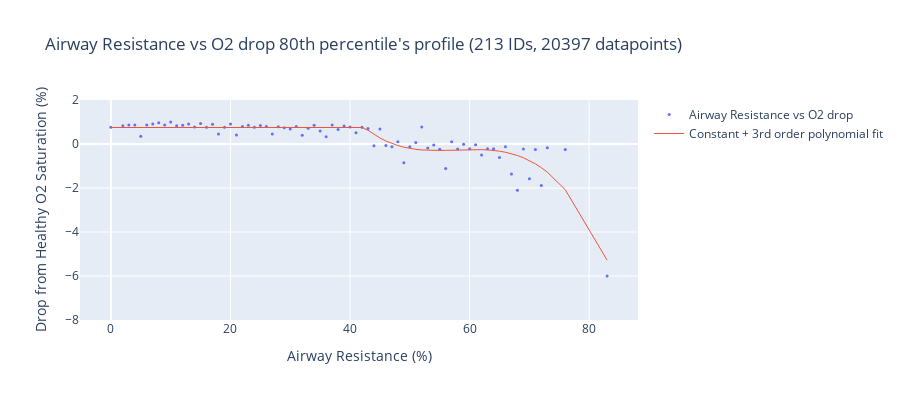
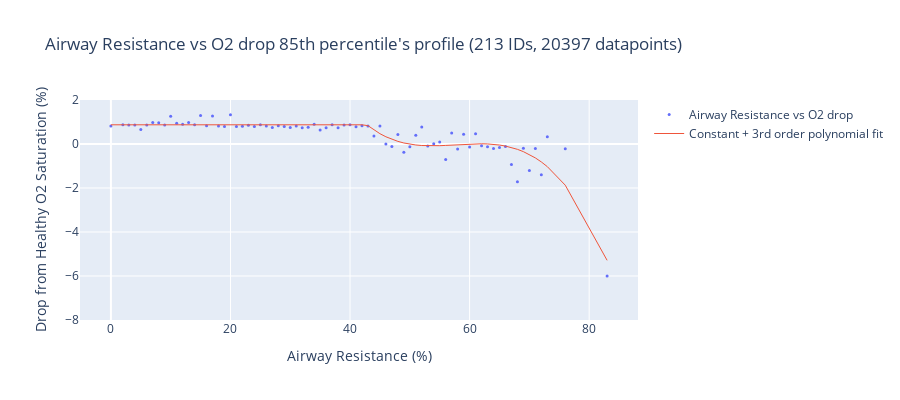
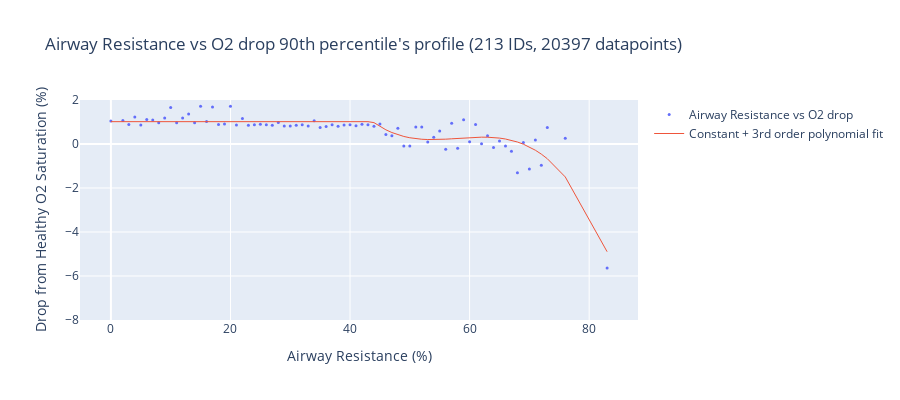

Here is the notebook cell these charts were saved with, in order:
### Markdown cell above
### Compute and interpolate factor profile

### Code cell
# Group by Airway Resistance and take 80th percentile of O2 Sat / Healthy O2 Sat if there are more than 50 observations
def rmax_airway_resistance(df_for_AR, percentile=80):
    # return np.percentile(
    #     df_for_AR["Drop from Healthy O2 Saturation (%)"], percentile
    # ), len(df_for_AR)
    # Take data between 80 and 90th percentile
    return np.percentile(
        df_for_AR["Drop from Healthy O2 Saturation (%)"],
        range(percentile - 5, percentile + 5),
    ).mean(), len(df_for_AR)


def fit_factor_profile(df_to_fit):
    x_data = df_to_fit["Airway Resistance (%)"].values
    y_data = df_to_fit["Drop from Healthy O2 Saturation (%)"].values

    # Piecewise fit (constant + polynomial)
    def func(x, x0, y0, k1, k2, k3):
        # x0 = 43
        # y0 = df_to_fit[df_to_fit["Airway Resistance (%)"] < x0][
        #     "Drop from Healthy O2 Saturation (%)"
        # ].mean()

        return np.piecewise(
            x,
            [x <= x0],
            [
                lambda x: y0,
                lambda x: k1 * np.power((x - x0), 3) + k2 * np.power((x - x0), 2)
                # + k3 * (x - x0)
                + y0,
            ],
        )

    # def objective(params, x, y):
    #     return np.sum((func(x, *params) - y)**2)

    # Enforce monotonicity constraint
    # constraints = ({'type': 'ineq', 'fun': lambda params: np.diff(func(x_data, *params))})

    # Initial guess for parameters
    # initial_guess = [4.34232599e+01, 8.92599726e-01, -3.60069643e-04, 1.56798589e-02, -2.12605357e-01]

    # # Minimize the objective function with the constraint
    # result = minimize(objective, initial_guess, args=(x_data, y_data), constraints=constraints)
    # parameters = result.x

    parameters, covariance = curve_fit(
        func,
        df_to_fit["Airway Resistance (%)"].values,
        df_to_fit["Drop from Healthy O2 Saturation (%)"].values,
    )
    print(f"Parameters: {parameters}")
    df_to_fit["Piecewise fit"] = func(x_data, *parameters)

    # Spline fit
    ## Base value for smoothing parameter
    s = df_to_fit.shape[0] - np.sqrt(2 * df_to_fit.shape[0])
    print(f"Smoothing parameter: {s}")
    ### Create a spline representation of the curve
    ### tck-tuple: (t,c,k) containing the vector of knots, the B-spline coefficients, and the degree of the spline.
    tck = splrep(
        x_data,
        y_data,
        s=0,
    )
    ### Evalute the spline repr on a new set of points
    df_to_fit["Spline"] = BSpline(*tck)(df_to_fit["Airway Resistance (%)"])
    return df_to_fit


for percentile in [80, 85, 90]:  # range(60, 90, 5):
    rmax_AW_O2Sat = df.groupby(["Airway Resistance (%)"]).apply(
        lambda x: rmax_airway_resistance(x, percentile)
    )
    # Unstack rmax_AR_O2Sat tuples into 2 columns
    rmax_AW_O2Sat = (
        rmax_AW_O2Sat.apply(pd.Series)
        .rename(columns={0: "Drop from Healthy O2 Saturation (%)", 1: "n datapoints"})
        .reset_index()
    )
    # Add column for >50 datapoints
    rmax_AW_O2Sat[">50 datapoints"] = rmax_AW_O2Sat["n datapoints"] > 50
    # Mask for >50 datapoints
    rmax_AW_O2Sat_plot = fit_factor_profile(
        rmax_AW_O2Sat[rmax_AW_O2Sat[">50 datapoints"]].copy()
    )

    # PLot rmax_AW_O2Sat
    title = f"Airway Resistance vs O2 drop {percentile}th percentile's profile ({df.ID.nunique()} IDs, {len(df)} datapoints)"
    fig = go.Figure()
    fig.add_trace(
        go.Scatter(
            x=rmax_AW_O2Sat_plot["Airway Resistance (%)"],
            y=rmax_AW_O2Sat_plot["Drop from Healthy O2 Saturation (%)"],
            mode="markers",
            name="Airway Resistance vs O2 drop",
        )
    )
    # fig.add_trace(
    #     go.Scatter(
    #         x=rmax_AW_O2Sat_plot["Airway Resistance (%)"],
    #         y=rmax_AW_O2Sat_plot["Spline"],
    #         mode="lines",
    #         name="Spline",
    #     )
    # )
    fig.add_trace(
        go.Scatter(
            x=rmax_AW_O2Sat_plot["Airway Resistance (%)"],
            y=rmax_AW_O2Sat_plot["Piecewise fit"],
            mode="lines",
            name="Constant + 3rd order polynomial fit",
        )
    )
    fig.update_traces(line=dict(width=1), marker=dict(size=3))
    fig.update_yaxes(range=[-8, 2], title="Drop from Healthy O2 Saturation (%)")
    fig.update_xaxes(title="Airway Resistance (%)")
    fig.update_layout(title=title, height=400)
    fig.show()
    # Save to file
    fig.write_image(
        f"{plotsdir}Airway Resistance vs O2 drop {percentile}th percentile's profile.pdf",
        width=1000,
        height=400,
    )

### Figure 1 — Plotly figure (JSON) as saved in the notebook; plotly's stock layout.template omitted (floating-point values rounded to 4 significant figures)
{"data": [{"line": {"width": 1}, "marker": {"size": 3}, "mode": "markers", "name": "Airway Resistance vs O2 drop", "type": "scatter", "x": [0, 2, 3, 4, 5, 6, 7.0, 8, 9, 10, 11, 12, 13, 14.0, 15, 16, 17, 18, 19, 20, 21, 22, 23, 24, 25, 26, 27, 28.0, 29.0, 30, 31, 32, 33, 34, 35, 36, 37, 38, 39, 40, 41, 42, 43, 44, 45, 46, 47, 48, 49, 50, 51, 52, 53, 54, 55.0, 56.0, 57.0, 58.0, 59, 60, 61, 62, 63, 64, 65, 66, 67, 68, 69, 70, 71, 72, 73, 76, 83], "y": [0.7656, 0.8299, 0.86, 0.8619, 0.3469, 0.86, 0.9059, 0.9603, 0.86, 0.9965, 0.8332, 0.8564, 0.9084, 0.7703, 0.9283, 0.7633, 0.9032, 0.4599, 0.7615, 0.9108, 0.4056, 0.7973, 0.8493, 0.7563, 0.8384, 0.7935, 0.4575, 0.7845, 0.7331, 0.687, 0.8007, 0.3929, 0.7125, 0.8538, 0.5858, 0.33, 0.8661, 0.661, 0.8166, 0.7677, 0.5076, 0.7591, 0.7004, -0.07987, 0.6803, -0.07292, -0.1275, 0.1003, -0.8571, -0.13, 0.06972, 0.774, -0.1828, -0.04328, -0.2341, -1.11, 0.1046, -0.226, -0.01673, -0.2153, -0.03382, -0.5022, -0.2161, -0.215, -0.612, -0.125, -1.358, -2.101, -0.2227, -1.579, -0.2511, -1.883, -0.1713, -0.2511, -6.002]}, {"line": {"width": 1}, "marker": {"size": 3}, "mode": "lines", "name": "Constant + 3rd order polynomial fit", "type": "scatter", "x": [0, 2, 3, 4, 5, 6, 7.0, 8, 9, 10, 11, 12, 13, 14.0, 15, 16, 17, 18, 19, 20, 21, 22, 23, 24, 25, 26, 27, 28.0, 29.0, 30, 31, 32, 33, 34, 35, 36, 37, 38, 39, 40, 41, 42, 43, 44, 45, 46, 47, 48, 49, 50, 51, 52, 53, 54, 55.0, 56.0, 57.0, 58.0, 59, 60, 61, 62, 63, 64, 65, 66, 67, 68, 69, 70, 71, 72, 73, 76, 83], "y": [0.75, 0.75, 0.75, 0.75, 0.75, 0.75, 0.75, 0.75, 0.75, 0.75, 0.75, 0.75, 0.75, 0.75, 0.75, 0.75, 0.75, 0.75, 0.75, 0.75, 0.75, 0.75, 0.75, 0.75, 0.75, 0.75, 0.75, 0.75, 0.75, 0.75, 0.75, 0.75, 0.75, 0.75, 0.75, 0.75, 0.75, 0.75, 0.75, 0.75, 0.75, 0.75, 0.6245, 0.4357, 0.2739, 0.137, 0.02313, -0.0697, -0.1434, -0.2001, -0.2415, -0.2697, -0.2867, -0.2944, -0.2948, -0.2897, -0.2813, -0.2714, -0.262, -0.2551, -0.2526, -0.2564, -0.2686, -0.2911, -0.3258, -0.3748, -0.4399, -0.5232, -0.6265, -0.7519, -0.9013, -1.077, -1.28, -2.077, -5.279]}], "layout": {"height": 400, "title": {"text": "Airway Resistance vs O2 drop 80th percentile's profile (213 IDs, 20397 datapoints)"}, "xaxis": {"title": {"text": "Airway Resistance (%)"}}, "yaxis": {"range": [-8, 2], "title": {"text": "Drop from Healthy O2 Saturation (%)"}}}}

### Figure 2 — Plotly figure (JSON) as saved in the notebook; plotly's stock layout.template omitted (floating-point values rounded to 4 significant figures)
{"data": [{"line": {"width": 1}, "marker": {"size": 3}, "mode": "markers", "name": "Airway Resistance vs O2 drop", "type": "scatter", "x": [0, 2, 3, 4, 5, 6, 7.0, 8, 9, 10, 11, 12, 13, 14.0, 15, 16, 17, 18, 19, 20, 21, 22, 23, 24, 25, 26, 27, 28.0, 29.0, 30, 31, 32, 33, 34, 35, 36, 37, 38, 39, 40, 41, 42, 43, 44, 45, 46, 47, 48, 49, 50, 51, 52, 53, 54, 55.0, 56.0, 57.0, 58.0, 59, 60, 61, 62, 63, 64, 65, 66, 67, 68, 69, 70, 71, 72, 73, 76, 83], "y": [0.815, 0.8722, 0.86, 0.8627, 0.657, 0.8602, 0.9827, 0.9603, 0.8664, 1.264, 0.9453, 0.902, 0.9799, 0.87, 1.298, 0.8307, 1.271, 0.8231, 0.793, 1.329, 0.7966, 0.8112, 0.8493, 0.7904, 0.8722, 0.8192, 0.7509, 0.8297, 0.7991, 0.7462, 0.8186, 0.742, 0.7644, 0.8958, 0.6332, 0.7349, 0.8714, 0.7389, 0.8594, 0.8725, 0.7803, 0.8254, 0.8195, 0.3606, 0.8146, -0.003747, -0.113, 0.4329, -0.3755, -0.1267, 0.3987, 0.774, -0.08985, 0.01619, 0.09427, -0.7071, 0.4978, -0.226, 0.4488, -0.1388, 0.4662, -0.07739, -0.1289, -0.2015, -0.1609, -0.1124, -0.9309, -1.719, -0.1883, -1.207, -0.2003, -1.402, 0.3287, -0.2145, -6.002]}, {"line": {"width": 1}, "marker": {"size": 3}, "mode": "lines", "name": "Constant + 3rd order polynomial fit", "type": "scatter", "x": [0, 2, 3, 4, 5, 6, 7.0, 8, 9, 10, 11, 12, 13, 14.0, 15, 16, 17, 18, 19, 20, 21, 22, 23, 24, 25, 26, 27, 28.0, 29.0, 30, 31, 32, 33, 34, 35, 36, 37, 38, 39, 40, 41, 42, 43, 44, 45, 46, 47, 48, 49, 50, 51, 52, 53, 54, 55.0, 56.0, 57.0, 58.0, 59, 60, 61, 62, 63, 64, 65, 66, 67, 68, 69, 70, 71, 72, 73, 76, 83], "y": [0.8725, 0.8725, 0.8725, 0.8725, 0.8725, 0.8725, 0.8725, 0.8725, 0.8725, 0.8725, 0.8725, 0.8725, 0.8725, 0.8725, 0.8725, 0.8725, 0.8725, 0.8725, 0.8725, 0.8725, 0.8725, 0.8725, 0.8725, 0.8725, 0.8725, 0.8725, 0.8725, 0.8725, 0.8725, 0.8725, 0.8725, 0.8725, 0.8725, 0.8725, 0.8725, 0.8725, 0.8725, 0.8725, 0.8725, 0.8725, 0.8725, 0.8725, 0.833, 0.6366, 0.4692, 0.3286, 0.2128, 0.1197, 0.04701, -0.007232, -0.04517, -0.06892, -0.0806, -0.0823, -0.07615, -0.06426, -0.04874, -0.0317, -0.01524, -0.001491, 0.007447, 0.00946, 0.002437, -0.01573, -0.04716, -0.09396, -0.1582, -0.2421, -0.3477, -0.4771, -0.6324, -0.8158, -1.029, -1.872, -5.287]}], "layout": {"height": 400, "title": {"text": "Airway Resistance vs O2 drop 85th percentile's profile (213 IDs, 20397 datapoints)"}, "xaxis": {"title": {"text": "Airway Resistance (%)"}}, "yaxis": {"range": [-8, 2], "title": {"text": "Drop from Healthy O2 Saturation (%)"}}}}

### Figure 3 — Plotly figure (JSON) as saved in the notebook; plotly's stock layout.template omitted (floating-point values rounded to 4 significant figures)
{"data": [{"line": {"width": 1}, "marker": {"size": 3}, "mode": "markers", "name": "Airway Resistance vs O2 drop", "type": "scatter", "x": [0, 2, 3, 4, 5, 6, 7.0, 8, 9, 10, 11, 12, 13, 14.0, 15, 16, 17, 18, 19, 20, 21, 22, 23, 24, 25, 26, 27, 28.0, 29.0, 30, 31, 32, 33, 34, 35, 36, 37, 38, 39, 40, 41, 42, 43, 44, 45, 46, 47, 48, 49, 50, 51, 52, 53, 54, 55.0, 56.0, 57.0, 58.0, 59, 60, 61, 62, 63, 64, 65, 66, 67, 68, 69, 70, 71, 72, 73, 76, 83], "y": [1.049, 1.069, 0.888, 1.225, 0.8648, 1.11, 1.092, 0.9603, 1.185, 1.656, 0.9603, 1.186, 1.364, 0.9603, 1.721, 1.025, 1.686, 0.8817, 0.9046, 1.717, 0.8683, 1.16, 0.8507, 0.8732, 0.8929, 0.8789, 0.8516, 0.9828, 0.8237, 0.8152, 0.8548, 0.8782, 0.8226, 1.053, 0.7457, 0.8007, 0.8752, 0.8032, 0.8631, 0.875, 0.8286, 0.8959, 0.875, 0.8066, 0.9064, 0.4322, 0.3732, 0.7108, -0.09436, -0.09529, 0.7671, 0.774, 0.09191, 0.3107, 0.5952, -0.2366, 0.9466, -0.1891, 1.103, 0.09673, 0.887, 0.01054, 0.3752, -0.1561, 0.1369, -0.08859, -0.3244, -1.304, 0.07081, -1.133, 0.1825, -0.9705, 0.7489, 0.2592, -5.642]}, {"line": {"width": 1}, "marker": {"size": 3}, "mode": "lines", "name": "Constant + 3rd order polynomial fit", "type": "scatter", "x": [0, 2, 3, 4, 5, 6, 7.0, 8, 9, 10, 11, 12, 13, 14.0, 15, 16, 17, 18, 19, 20, 21, 22, 23, 24, 25, 26, 27, 28.0, 29.0, 30, 31, 32, 33, 34, 35, 36, 37, 38, 39, 40, 41, 42, 43, 44, 45, 46, 47, 48, 49, 50, 51, 52, 53, 54, 55.0, 56.0, 57.0, 58.0, 59, 60, 61, 62, 63, 64, 65, 66, 67, 68, 69, 70, 71, 72, 73, 76, 83], "y": [1.016, 1.016, 1.016, 1.016, 1.016, 1.016, 1.016, 1.016, 1.016, 1.016, 1.016, 1.016, 1.016, 1.016, 1.016, 1.016, 1.016, 1.016, 1.016, 1.016, 1.016, 1.016, 1.016, 1.016, 1.016, 1.016, 1.016, 1.016, 1.016, 1.016, 1.016, 1.016, 1.016, 1.016, 1.016, 1.016, 1.016, 1.016, 1.016, 1.016, 1.016, 1.016, 1.016, 0.9724, 0.7944, 0.6446, 0.5208, 0.4208, 0.3425, 0.2837, 0.2422, 0.2159, 0.2026, 0.2002, 0.2064, 0.2191, 0.2362, 0.2554, 0.2747, 0.2917, 0.3045, 0.3107, 0.3083, 0.2951, 0.2688, 0.2275, 0.1687, 0.09052, -0.009357, -0.1331, -0.2828, -0.4606, -0.6688, -1.497, -4.895]}], "layout": {"height": 400, "title": {"text": "Airway Resistance vs O2 drop 90th percentile's profile (213 IDs, 20397 datapoints)"}, "xaxis": {"title": {"text": "Airway Resistance (%)"}}, "yaxis": {"range": [-8, 2], "title": {"text": "Drop from Healthy O2 Saturation (%)"}}}}
